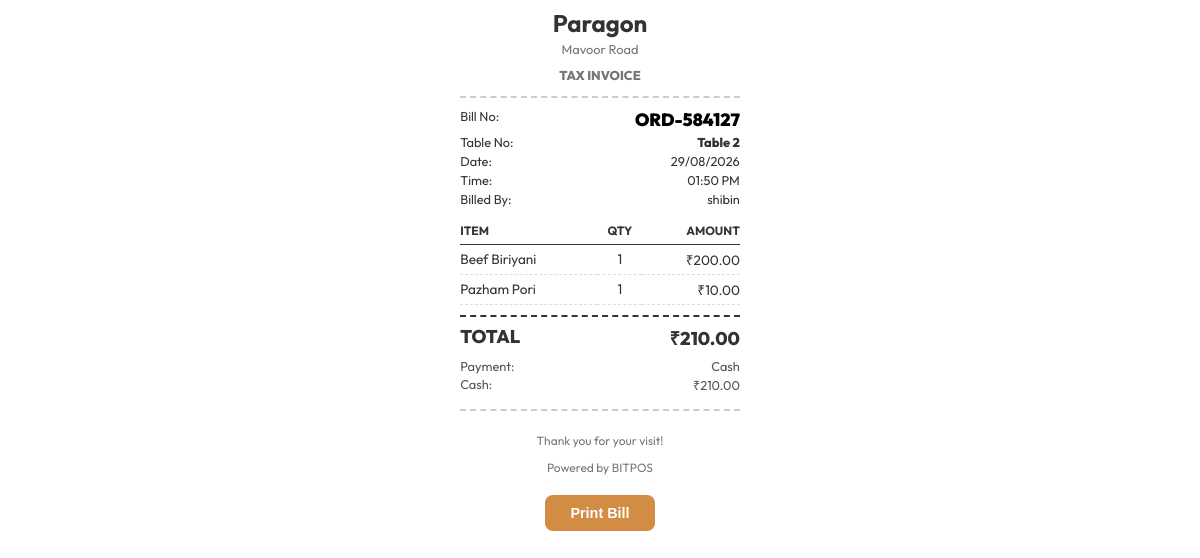
/bill/ORD-584127/ (signed in), run on an earlier commit of the app's database.
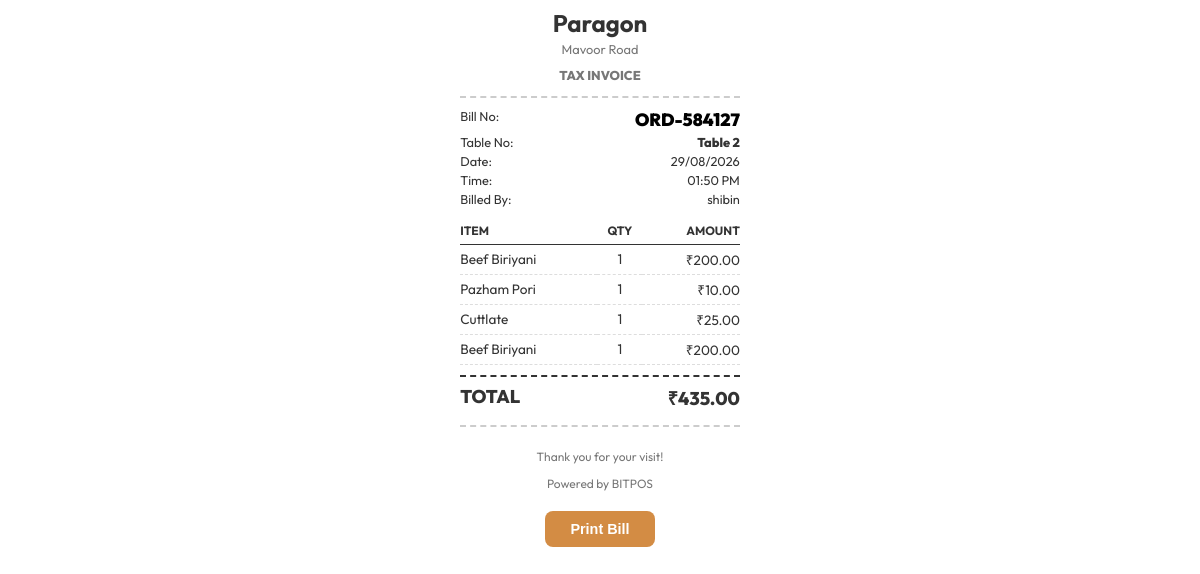
And on a later commit of the database.
### core/models.py (models this page shows, shortened)
class OrderItem(models.Model):
    order = models.ForeignKey(Order, related_name='items', on_delete=models.CASCADE)
    menu_item = models.ForeignKey(MenuItem, on_delete=models.CASCADE)
    item_name = models.CharField(max_length=200, blank=True)
    quantity = models.IntegerField(default=1)
    price = models.DecimalField(max_digits=8, decimal_places=2)
    special_instructions = models.TextField(blank=True, null=True)
    is_printed = models.BooleanField(default=False)

class Order(models.Model):
    STATUS_CHOICES = (
        ('pending', 'Pending'),
        ('invoiced', 'Invoiced'),
        ('paid', 'Paid'),
        ('cancelled', 'Cancelled'),
    )
    PAYMENT_CHOICES = (
        ('cash', 'Cash'),
        ('card', 'Card / Online'),
        ('split', 'Split (Cash + Card)'),
    )
    company = models.ForeignKey(Company, related_name='orders', on_delete=models.CASCADE)
    order_number = models.CharField(max_length=20, unique=True, blank=True)
    table = models.ForeignKey(Table, related_name='orders', on_delete=models.SET_NULL, null=True, blank=True)
    status = models.CharField(max_length=20, choices=STATUS_CHOICES, default='pending')
    payment_method = models.CharField(max_length=10, choices=PAYMENT_CHOICES, default='cash')
    cash_amount = models.DecimalField(max_digits=10, decimal_places=2, default=0.00)
    upi_amount = models.DecimalField(max_digits=10, decimal_places=2, default=0.00)
    total_amount = models.DecimalField(max_digits=10, decimal_places=2, default=0.00)
    order_type = models.CharField(max_length=20, default='dine_in')
    billed_by = models.ForeignKey('auth.User', on_delete=models.SET_NULL, null=True, blank=True)
    created_at = models.DateTimeField(auto_now_add=True)

class Table(models.Model):
    company = models.ForeignKey(Company, related_name='tables', on_delete=models.CASCADE)
    table_number = models.CharField(max_length=10)
    seating_capacity = models.IntegerField()
    is_occupied = models.BooleanField(default=False)

### core/views.py (the view)
# urls.py: path('bill/<str:order_number>/', views.bill_view, name='bill_view'),
@login_required(login_url='login_view')
def bill_view(request, order_number):
    company = request.user.profile.company
    order = Order.objects.get(order_number=order_number, company=company)
    items = OrderItem.objects.filter(order=order)
    return render(request, 'core/bill.html', {'order': order, 'items': items, 'company': company})

### core/templates/core/bill.html (shortened to what this page needs)
<!DOCTYPE html>
<html lang="en">
<head>
</head>
<body>
    <div class="bill-header">
        <h1>{{ company.name }}</h1>
        <p>{{ company.address|default:"" }}</p>
        <p style="font-weight:800; margin-top:10px">TAX INVOICE</p>
    </div>
    <div class="bill-meta">
        <div><span>Bill No:</span><span style="font-weight:900; font-size:1.1rem; color:#000;">{{ order.order_number }}</span></div>
        {% if order.table %}
        <div><span>Table No:</span><span style="font-weight:800">{{ order.table.table_number }}</span></div>
        {% endif %}
        <div><span>Date:</span><span>{{ order.created_at|date:"d/m/Y" }}</span></div>
        <div><span>Time:</span><span>{{ order.created_at|date:"h:i A" }}</span></div>
        <div><span>Billed By:</span><span>{{ order.billed_by.username|default:"--" }}</span></div>
    </div>
    <table>
        <tr><th>Item</th><th style="text-align:center">Qty</th><th style="text-align:right">Amount</th></tr>
        {% for item in items %}
        <tr>
            <td>{{ item.item_name }}</td>
            <td style="text-align:center">{{ item.quantity }}</td>
            <td style="text-align:right">&#8377;{{ item.price }}</td>
        </tr>
        {% endfor %}
    </table>
    <div class="total-section">
        <div class="total-row">
            <span>TOTAL</span>
            <span>&#8377;{{ order.total_amount }}</span>
        </div>
        {% if order.status == 'paid' %}
        <div class="payment-info">
            <div><span>Payment:</span><span>{{ order.get_payment_method_display }}</span></div>
            {% if order.cash_amount > 0 %}
            <div><span>Cash:</span><span>&#8377;{{ order.cash_amount }}</span></div>
            {% endif %}
        </div>
        {% endif %}
    </div>
    <div class="footer">
        <p>Thank you for your visit!</p>
        <p>Powered by BITPOS</p>
    </div>
    <button class="print-btn" onclick="window.print()">Print Bill</button>
</body>
</html>

What changed in the data, as far as the page shows it:
changed Order "ORD-584127": total_amount "210.00" → "435.00"; status "paid" → "pending" (drawn); payment_method "Cash" → (not shown); cash_amount "210.00" → (not shown)
added OrderItem: item_name "Cuttlate", quantity "1", price "25.00"
added OrderItem: item_name "Beef Biriyani", quantity "1", price "200.00"
Also different on the page:
text no longer shown: "Payment: Cash: ₹"
